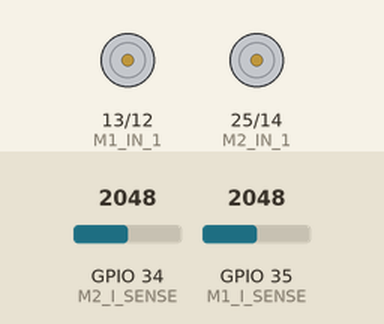
This program was run on a simulated ESP32. On the bench: motor-driver pin pairs drawn as motors (green arrow = first pin HIGH = forward, orange = second pin HIGH = backward, longer = more drive). Inputs (shaded band) come from the test bench; at power-on: GPIO 34 (M2_I_SENSE) = 2048, GPIO 35 (M1_I_SENSE) = 2048. What the program prints to the serial monitor is not drawn.

Above: at 2.5 s.
At 5.4 s:
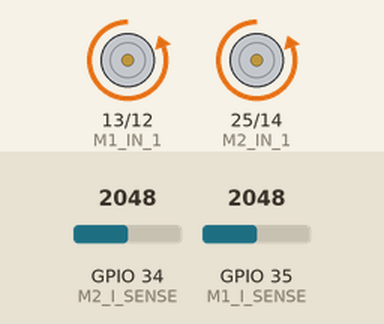
At 6.2 s:
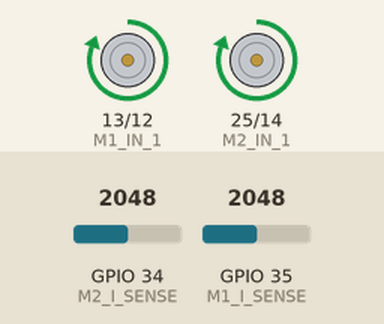
Timing chart, 0 to 8.4 s (numbered marks = the images above):
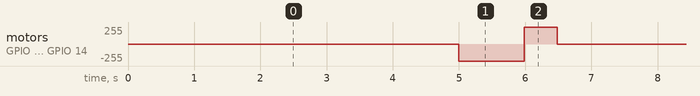

The program:

main.cpp
```cpp
#include <Arduino.h>

const unsigned int M1_IN_1 = 13;
const unsigned int M1_IN_2 = 12;
const unsigned int M2_IN_1 = 25;
const unsigned int M2_IN_2 = 14;

const unsigned int M1_IN_1_CHANNEL = 8;
const unsigned int M1_IN_2_CHANNEL = 9;
const unsigned int M2_IN_1_CHANNEL = 10;
const unsigned int M2_IN_2_CHANNEL = 11;

const unsigned int M1_I_SENSE = 35;
const unsigned int M2_I_SENSE = 34;

const float M_I_COUNTS_TO_A = (3.3 / 1024.0) / 0.120;

const unsigned int PWM_VALUE = 255; // Max PWM given 8 bit resolution

const int freq = 5000;
const int ledChannel = 0;
const int resolution = 8;

void M1_backward() {
  ledcWrite(M1_IN_1_CHANNEL, PWM_VALUE);
  ledcWrite(M1_IN_2_CHANNEL, 0);
}

void M1_forward() {
  ledcWrite(M1_IN_1_CHANNEL, 0);
  ledcWrite(M1_IN_2_CHANNEL, PWM_VALUE);
}

void M1_stop() {
  ledcWrite(M1_IN_1_CHANNEL, 0);
  ledcWrite(M1_IN_2_CHANNEL, 0);
}

void M2_backward() {
  ledcWrite(M2_IN_1_CHANNEL, PWM_VALUE);
  ledcWrite(M2_IN_2_CHANNEL, 0);
}

void M2_forward() {
  ledcWrite(M2_IN_1_CHANNEL, 0);
  ledcWrite(M2_IN_2_CHANNEL, PWM_VALUE);
}

void M2_stop() {
  ledcWrite(M2_IN_1_CHANNEL, 0);
  ledcWrite(M2_IN_2_CHANNEL, 0);
}

void setup() {
  Serial.begin(115200);

  ledcSetup(M1_IN_1_CHANNEL, freq, resolution);
  ledcSetup(M1_IN_2_CHANNEL, freq, resolution);
  ledcSetup(M2_IN_1_CHANNEL, freq, resolution);
  ledcSetup(M2_IN_2_CHANNEL, freq, resolution);

  ledcAttachPin(M1_IN_1, M1_IN_1_CHANNEL);
  ledcAttachPin(M1_IN_2, M1_IN_2_CHANNEL);
  ledcAttachPin(M2_IN_1, M2_IN_1_CHANNEL);
  ledcAttachPin(M2_IN_2, M2_IN_2_CHANNEL);

  pinMode(M1_I_SENSE, INPUT);
  pinMode(M2_I_SENSE, INPUT);
}

void loop() {
  M1_stop();
  M2_stop();

  delay(5000);

  M1_forward();
  M2_forward();

  for(int i = 0; i < 500; i++) {
    // 2/7/22 Levi: these are reading zero,
    // these pins use a very low voltage and
    // according to this resource the pins may not be
    // be able to read voltages below 100mV
    // https://deepbluembedded.com/esp32-adc-tutorial-read-analog-voltage-arduino/
    // Nobody used motor current last semester so ignore for now
    int M1_I_counts = analogRead(M1_I_SENSE);
    int M2_I_counts = analogRead(M2_I_SENSE);

    Serial.print(M1_I_counts);
    Serial.print("\t");
    Serial.print(M1_I_counts * M_I_COUNTS_TO_A);
    Serial.print("\t");
    Serial.print(M2_I_counts);
    Serial.print("\t");
    Serial.print(M2_I_counts * M_I_COUNTS_TO_A);
    Serial.println();
    delay(1);
  }

  M1_backward();
  M2_backward();
  delay(500);
}
```

Measured:
- by itself, motor on GPIO 13 (M1_IN_1) / GPIO 12 (M1_IN_2), motor on GPIO 25 (M2_IN_1) / GPIO 14 (M2_IN_2): repeats every 6.5 s: forward 255/255 0.50 s, stopped 5.0 s, backward 255/255 0.98 s
